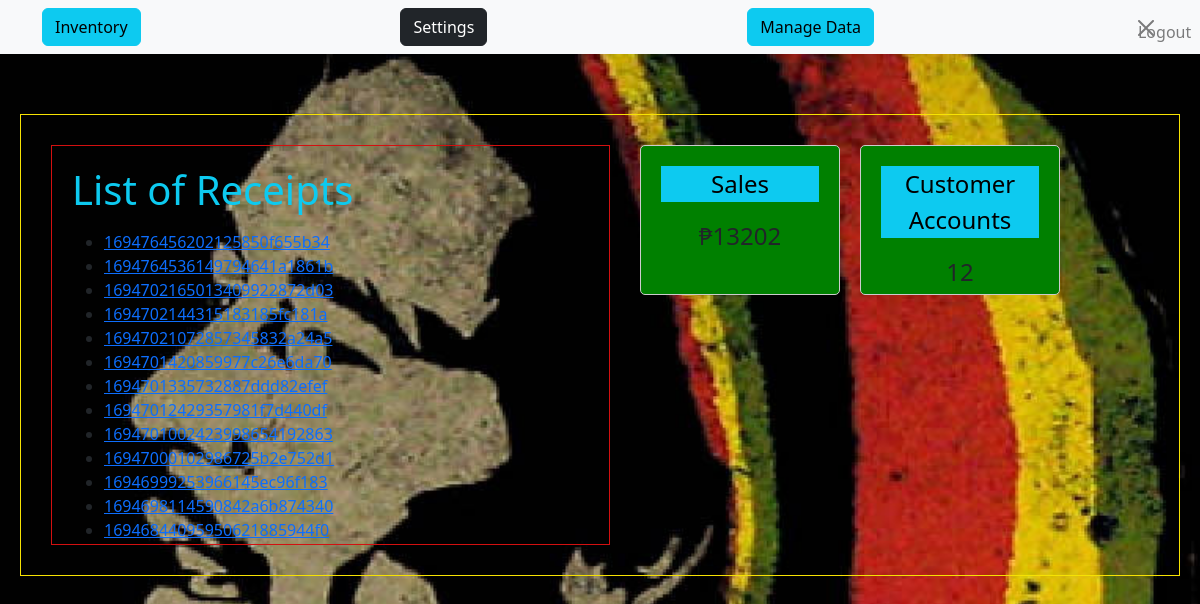
The page /admin/dashboard (signed in) on the database its author committed.
### tables this page shows
CREATE TABLE receipt(id INTEGER PRIMARY KEY AUTOINCREMENT, unique_id TEXT UNIQUE NOT NULL,
name TEXT NOT NULL,
Address TEXT NOT NULL,
phoneNo TEXT NOT NULL,
from_customer INTEGER,
referrenceNo TEXT, totalPrice INTEGER NOT NULL, item TEXT, isDineIn BIT);

### routes/admin.py (the view)
@admin_bp.route('/admin/dashboard', methods=['POST', 'GET'])
def dashboard():
    if 'email' in session:
        try:
            receipt_data = pnt.ReceiptsData()
            return render_template('admin-dashboard.html', receipts=receipt_data.transactions, sum=receipt_data.sumTotal(), users=len(pnt.UserData().accounts))
        except TypeError:
            return "render_template('admin-dashboard.html', receipts=list)"
    return redirect(url_for('admin.adminPage'))

### thisclass/Myclass.py (called while the page is built)
    def set_id(self, id):
        self._id = id

    def create_object(self, i):
        try:
            id, firstname, surname, email, phone, password, photo, address = i
            user = User(firstname, surname, email, phone, password)
            if len(str(address)) == 0 or address is None:
                user.set_id(id)
                user.set_photo(photo)
                return user
            address_obj = json.loads(address)
            brgy, houseNo, street, municipality, province = address_obj['brgy'], address_obj['houseNo'], address_obj['street'], address_obj['municipality'] ,address_obj['province']
            user.set_address(brgy, houseNo, street, municipality, province)
            user.set_id(id)
            user.set_photo(photo)
            return user
        except:
            print('there were errors in UserData.create_object() method')

    def fetch_from_db(self):
        try:
            connection = sqlite3.connect(self.db)
            cursor = connection.cursor()
            rows = cursor.execute('SELECT * FROM users')
            for i in rows:
                obj = self.create_object(i)
                self.accounts.append(obj)
            connection.close()
        except:
            print('there were errors in UserData.fetch_from_db() method')

    def set_address(self, brgy, street, houseNo, municipality, province):
        self._address = {'brgy': str(brgy),
                        'houseNo': str(street),
                        'street': str(houseNo),
                        'municipality': str(municipality),
                        'province': str(province)
                        }

    def set_photo(self, photo):
        self._photo = photo

    def create_object(self, i):
        id, unique, name, address, phone, from_customer, referrenceNo, totalPrice, item, isDineIn = i
        return Receipts(id, unique, name, address, phone, from_customer, referrenceNo, totalPrice, item)

    def fetch_from_database(self):
        conn = sqlite3.connect(self.db)
        cursor = conn.cursor()
        cursor.execute('SELECT id, unique_id, name, Address, phoneNo, from_customer, referrenceNo, totalPrice, item, isDineIn FROM receipt ORDER BY id DESC')
        rows = cursor.fetchall()
        for i in rows:
            obj = self.create_object(i)
            obj.isDineIn=i[9]
            self.transactions.append(obj)
        conn.close()

### templates/admin-dashboard.html (shortened to what this page needs)
{% extends "layout.html" %}
{% block styles %}
    <link rel="stylesheet" href="{{ url_for('static', filename='css/admin-dashboard.css') }}">
{% endblock %}
{% block body %}
    <br>
    <nav class="navbar navbar-expand-lg navbar-light bg-light fixed-top">
        <div class="container-lg">
          <a href="{{ url_for('admin.inventory') }}"><button class="btn btn-info ml-auto">Inventory</button></a>
          <a href="{{ url_for('admin.adminSettings') }}"><button class="btn btn-dark ml-2">Settings</button></a>
          <a href="{{ url_for('admin.manageData') }}"><button class="btn btn-info ml-2">Manage Data</button></a>
          <a href="{{ url_for('admin.logout') }}"><button class="btn btn-outline-danger btn-close ml-2">Logout</button></a>
        </div>
      </nav>
      <div id="parent-container">
        <div class="container" id="receipts-container">
          <p class="display-6 text-info">List of Receipts</p>
          <ul>
            {% for i in receipts %}
            {% set unique = i.unique %}
            {% set name = i.name %}
            {% set address = i.address %}
            {% set phone = i.phone %}
            {% set from_customer = i.from_customer %}
            {% set referrenceNo = i.referrenceNo %}
            {% set price = i.price %}
            {% set item = i.item %}
            <li>
              <a href="{{ url_for('admin.receipt', id=i.id) }}">
                {{ unique }}
              </a>
            </li>
            {% endfor %}
          </ul>
        </div>
        <div class="container" id="sales-container">
          <p class="text-monospace text-bg-info">Sales</p>
          ₱{{ sum }}
        </div>
        <div class="container" id="usercount-container">
          <p class="text-monospace text-bg-info">Customer Accounts</p>
          {{ users }}
        </div>
      </div>
{% endblock %}

### static/css/layout.css (style rules this page uses)
body { background-image: url('../img/reggae.jpg'); background-position: center; background-repeat: no-repeat; background-size: cover; height: 100%; }

### static/css/admin-dashboard.css (style rules this page uses)
body { padding-top: 70px; }
#parent-container { border: 1px solid #f6e203; padding: 20px; margin: 20px; display: flex; }
#receipts-container { border: 1px solid #d31010; padding: 20px; margin-right: 20px; min-height: 400px; width: 50%; overflow-y: auto; }
#sales-container, #usercount-container { width: 200px; height: 150px; background-color: green; border: 1px solid #ccc; border-radius: 5px; text-align: center; padding: 20px; font-size: 24px; margin-bottom: 10px; }
.container { width: 150px; height: 150px; border: 1px solid #ccc; margin: 10px; display: inline-block; }

### rows shown on the page
receipt: unique "169476456202125850f655b34"
receipt: unique "1694764536149794641a1861b"
receipt: unique "1694702165013409922872d03"
receipt: unique "1694702144315183185fc181a"
receipt: unique "16947021072857345832a24a5"
receipt: unique "1694701420859977c26e6da70"
receipt: unique "1694701335732887ddd82efef"
receipt: unique "16947012429357981f7d440df"
receipt: unique "1694701002423998654192863"
receipt: unique "16947000102986725b2e752d1"
receipt: unique "16946999253966145ec96f183"
receipt: unique "1694698114590842a6b874340"
receipt: unique "16946844095950621885944f0"

### other values the page prints
{{ sum }} "13202"
{{ users }} "12"
